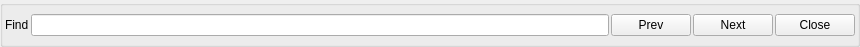
<?xml version="1.0" encoding="UTF-8"?>
<ui version="4.0">
 <class>FindTextWidget</class>
 <widget class="QGroupBox" name="FindTextWidget">
  <property name="geometry">
   <rect>
    <x>0</x>
    <y>0</y>
    <width>860</width>
    <height>47</height>
   </rect>
  </property>
  <property name="sizePolicy">
   <sizepolicy hsizetype="Expanding" vsizetype="Fixed">
    <horstretch>0</horstretch>
    <verstretch>0</verstretch>
   </sizepolicy>
  </property>
  <property name="windowTitle">
   <string>Find</string>
  </property>
  <property name="alignment">
   <set>Qt::AlignBottom|Qt::AlignLeading|Qt::AlignLeft</set>
  </property>
  <layout class="QHBoxLayout" name="horizontalLayout">
   <property name="spacing">
    <number>2</number>
   </property>
   <property name="leftMargin">
    <number>2</number>
   </property>
   <property name="topMargin">
    <number>2</number>
   </property>
   <property name="rightMargin">
    <number>2</number>
   </property>
   <property name="bottomMargin">
    <number>2</number>
   </property>
   <item>
    <widget class="QLabel" name="findLabel">
     <property name="text">
      <string>Find</string>
     </property>
    </widget>
   </item>
   <item>
    <widget class="QLineEdit" name="findText"/>
   </item>
   <item>
    <widget class="QPushButton" name="prev">
     <property name="text">
      <string>Prev</string>
     </property>
    </widget>
   </item>
   <item>
    <widget class="QPushButton" name="next">
     <property name="text">
      <string>Next</string>
     </property>
    </widget>
   </item>
   <item>
    <widget class="QPushButton" name="close">
     <property name="text">
      <string>Close</string>
     </property>
    </widget>
   </item>
  </layout>
 </widget>
 <resources/>
 <connections/>
</ui>
